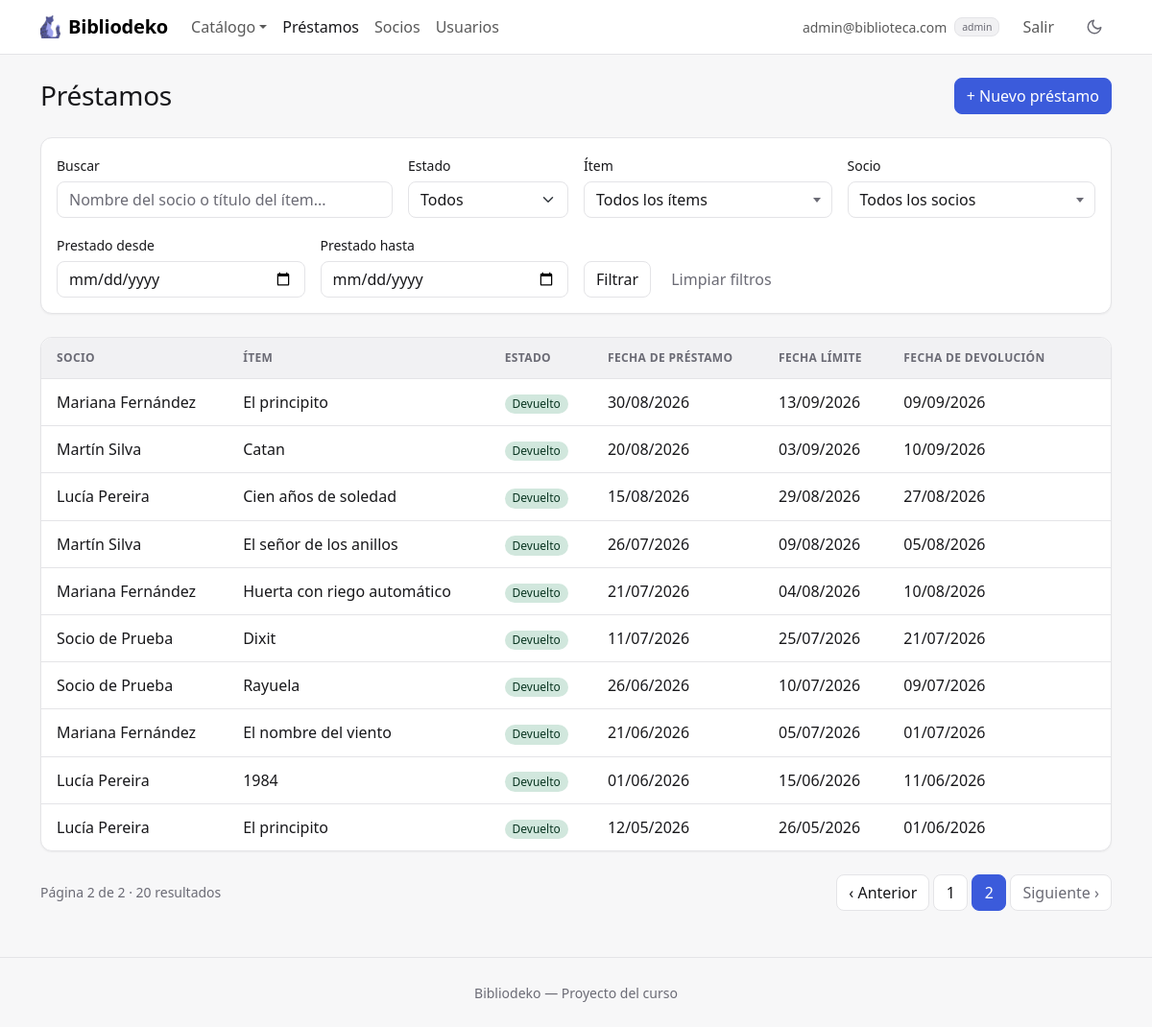
Page /index.php?accion=listarPrestamos&p=2 (signed in) on the committed database.
### tables this page shows
CREATE TABLE IF NOT EXISTS prestamos (
    id              INT AUTO_INCREMENT PRIMARY KEY,
    socio_id        INT  NOT NULL,
    item_id         INT  NOT NULL,
    fecha_prestamo  DATE NOT NULL,
    fecha_limite    DATE NOT NULL,
    fecha_devolucion DATE NULL,
    estado          ENUM('activo', 'devuelto') NOT NULL DEFAULT 'activo',
    FOREIGN KEY (socio_id) REFERENCES socios(id) ON DELETE RESTRICT,
    FOREIGN KEY (item_id) REFERENCES items(id) ON DELETE RESTRICT
);

CREATE TABLE IF NOT EXISTS socios (
    id          INT AUTO_INCREMENT PRIMARY KEY,
    usuario_id  INT NOT NULL UNIQUE,
    nombre      VARCHAR(100) NOT NULL,
    direccion   VARCHAR(255) NOT NULL,
    telefono    VARCHAR(20)  NOT NULL,
    foto        VARCHAR(100) NOT NULL DEFAULT 'avatar.png',
    FOREIGN KEY (usuario_id) REFERENCES usuarios(id) ON DELETE CASCADE
);

CREATE TABLE IF NOT EXISTS items (
    id        INT AUTO_INCREMENT PRIMARY KEY,
    tipo      ENUM('libro', 'juego', 'proyecto') NOT NULL DEFAULT 'libro',
    titulo    VARCHAR(150) NOT NULL,
    autor     VARCHAR(100) NOT NULL,
    categoria VARCHAR(50)  NULL,
    stock     INT UNSIGNED NOT NULL DEFAULT 1,
    imagen    VARCHAR(100) NOT NULL DEFAULT 'default.png'
);

### controllers/PrestamoController.php (called while the page is built, shortened)
<?php
require_once __DIR__ . '/../models/Prestamo.php';
require_once __DIR__ . '/../models/Socio.php';
function leerFiltrosPrestamos($datos) {
    $filtros = [
        'item_id'  => trim($datos['item_id'] ?? ''),
        'socio_id' => trim($datos['socio_id'] ?? ''),
        'estado'   => trim($datos['estado'] ?? ''),
        'desde'    => trim($datos['desde'] ?? ''),
        'hasta'    => trim($datos['hasta'] ?? ''),
        'q'        => trim($datos['q'] ?? ''),
    ];
    if (!ctype_digit($filtros['item_id'])) {
        $filtros['item_id'] = '';
    }
    if (!ctype_digit($filtros['socio_id'])) {
        $filtros['socio_id'] = '';
    }
    if (!in_array($filtros['estado'], Prestamo::FILTROS_ESTADO)) {
        $filtros['estado'] = '';
    }
    if (!fechaValida($filtros['desde'])) {
        $filtros['desde'] = '';
    }
    if (!fechaValida($filtros['hasta'])) {
        $filtros['hasta'] = '';
    }
    return $filtros;
}
function listarPrestamos() {
    global $pdo;
    $filtros = leerFiltrosPrestamos($_GET);
    $paginacion = ['pagina' => $_GET['p'] ?? 1, 'por_pagina' => 10];
    if (esAdmin()) {
        $resultado = Prestamo::listar($pdo, array_merge($filtros, $paginacion));
        $titulo = 'Préstamos';
    }
    $prestamos = $resultado['filas'];
    require __DIR__ . '/../views/prestamos/listar.php';
}

### helpers.php (called while the page is built, shortened)
<?php
function esAdmin() {
    return isset($_SESSION['usuario']) && $_SESSION['usuario']['rol'] === 'admin';
}
function calcularPaginacion($total, $pagina, $porPagina) {
    $paginas = max(1, (int) ceil($total / $porPagina));
    $pagina = min(max(1, (int) $pagina), $paginas);
    return ['pagina' => $pagina, 'paginas' => $paginas, 'desde' => ($pagina - 1) * $porPagina];
}
function formatoFecha($fecha) {
    return date('d/m/Y', strtotime($fecha));
}

### models/Prestamo.php (called while the page is built, shortened)
<?php
class Prestamo {
    private $fechaPrestamo;
    private $fechaLimite;
    private $fechaDevolucion;
    private $estado;
    private $socioNombre;
    private $itemTitulo;
    public function __construct($id, $fechaPrestamo, $fechaLimite, $fechaDevolucion, $estado, $socioNombre, $itemTitulo) {
        $this->fechaPrestamo = $fechaPrestamo;
        $this->fechaLimite = $fechaLimite;
        $this->fechaDevolucion = $fechaDevolucion;
        $this->estado = $estado;
        $this->socioNombre = $socioNombre;
        $this->itemTitulo = $itemTitulo;
    }
    public function getFechaPrestamo() { return $this->fechaPrestamo; }
    public function getFechaLimite() { return $this->fechaLimite; }
    public function getFechaDevolucion() { return $this->fechaDevolucion; }
    public function estaActivo() { return $this->estado === 'activo'; }
    public function estaVencido() { return $this->estaActivo() && $this->fechaLimite < date('Y-m-d'); }
    public function getSocioNombre() { return $this->socioNombre; }
    public function getItemTitulo() { return $this->itemTitulo; }
    public static function listar($pdo, $filtros = []) {
        $filtros = array_merge(
            ['item_id' => '', 'socio_id' => '', 'estado' => '', 'desde' => '', 'hasta' => '', 'q' => '',
             'pagina' => 1, 'por_pagina' => 0],
            $filtros
        );
        $parametros = [];
        $desdeDonde = '
            FROM prestamos p
            INNER JOIN socios s ON p.socio_id = s.id
            INNER JOIN items i ON p.item_id = i.id
        ';
        $stmt = $pdo->prepare('SELECT COUNT(*)' . $desdeDonde);
        $stmt->execute($parametros);
        $total = (int) $stmt->fetchColumn();
        $sql = '
            SELECT p.id, p.fecha_prestamo, p.fecha_limite, p.fecha_devolucion, p.estado,
                   s.nombre AS socio_nombre,
                   i.titulo AS item_titulo
        ' . $desdeDonde . ' ORDER BY p.estado, p.fecha_prestamo DESC';
        $pagina = 1;
        $paginas = 1;
        if ($filtros['por_pagina'] > 0) {
            $paginacion = calcularPaginacion($total, $filtros['pagina'], $filtros['por_pagina']);
            $pagina = $paginacion['pagina'];
            $paginas = $paginacion['paginas'];
            $sql .= ' LIMIT ' . (int) $filtros['por_pagina'] . ' OFFSET ' . $paginacion['desde'];
        }
        $stmt = $pdo->prepare($sql);
        $stmt->execute($parametros);
        $filas = $stmt->fetchAll();
        $prestamos = [];
        foreach ($filas as $f) {
            $prestamos[] = new Prestamo($f['id'], $f['fecha_prestamo'], $f['fecha_limite'], $f['fecha_devolucion'], $f['estado'], $f['socio_nombre'], $f['item_titulo']);
        }
        return ['filas' => $prestamos, 'total' => $total, 'pagina' => $pagina, 'paginas' => $paginas];
    }
}

### models/Socio.php (called while the page is built, shortened)
<?php
class Socio {
    public static function listar($pdo, $filtros = []) {
        $filtros = array_merge(['q' => '', 'pagina' => 1, 'por_pagina' => 0], $filtros);
        $parametros = [];
        $desdeDonde = ' FROM socios s INNER JOIN usuarios u ON s.usuario_id = u.id';
        $stmt = $pdo->prepare('SELECT COUNT(*)' . $desdeDonde);
        $stmt->execute($parametros);
        $total = (int) $stmt->fetchColumn();
        $sql = 'SELECT s.*, u.rol, u.email, u.pass' . $desdeDonde . ' ORDER BY s.nombre';
        $pagina = 1;
        $paginas = 1;
        $stmt = $pdo->prepare($sql);
        $stmt->execute($parametros);
        $filas = $stmt->fetchAll();
        $socios = [];
        foreach ($filas as $f) {
            $usuario = new Usuario($f['usuario_id'], $f['rol'], $f['email'], $f['pass']);
            $socios[] = new Socio($f['id'], $usuario, $f['nombre'], $f['direccion'], $f['telefono'], $f['foto']);
        }
        return ['filas' => $socios, 'total' => $total, 'pagina' => $pagina, 'paginas' => $paginas];
    }
}

### views/prestamos/listar.php (the view, shortened to what this page needs)
<?php require __DIR__ . '/../header.php'; ?>
<div class="encabezado">
  <h1 class="h3"><?= htmlspecialchars($titulo) ?></h1>
  <?php if (esAdmin()): ?>
    <a href="index.php?accion=formCrearPrestamo" class="btn btn-primary">+ Nuevo préstamo</a>
  <?php endif; ?>
</div>
<form method="GET" action="index.php" class="card mb-4">
  <div class="card-body">
    <div class="row g-3 align-items-end">
      <div class="col-md-4">
        <label class="form-label">Buscar</label>
        <input type="search" name="q" class="form-control"
          placeholder="<?= esAdmin() ? 'Nombre del socio o título del ítem...' : 'Título del ítem...' ?>"
          value="<?= htmlspecialchars($filtros['q']) ?>">
      </div>
      <div class="col-md-2">
        <label class="form-label">Estado</label>
        <select name="estado" class="form-select">
          <option value="">Todos</option>
        </select>
      </div>
      <div class="col-md-3">
        <label class="form-label">Ítem</label>
      </div>
      <?php if (esAdmin()): ?>
        <div class="col-md-3">
          <label class="form-label">Socio</label>
        </div>
      <?php endif; ?>
      <div class="col-6 col-md-3">
        <label class="form-label">Prestado desde</label>
        <input type="date" name="desde" class="form-control" value="<?= htmlspecialchars($filtros['desde']) ?>">
      </div>
      <div class="col-6 col-md-3">
        <label class="form-label">Prestado hasta</label>
        <input type="date" name="hasta" class="form-control" value="<?= htmlspecialchars($filtros['hasta']) ?>">
      </div>
      <div class="col-md-auto d-flex gap-2">
        <button class="btn btn-outline-secondary" type="submit">Filtrar</button>
        <a href="index.php?accion=listarPrestamos" class="btn btn-link">Limpiar filtros</a>
      </div>
    </div>
  </div>
</form>
<?php if (empty($prestamos)): ?>
  <div class="card estado-vacio">
    <p class="titulo">No hay préstamos para mostrar.</p>
    <p class="small mb-0">Si filtraste, probá con otros filtros.</p>
  </div>
<?php else: ?>
  <div class="card">
    <div class="table-responsive">
      <table class="table table-hover align-middle">
        <thead>
          <tr>
            <?php if (esAdmin()): ?><th>Socio</th><?php endif; ?>
            <th>Ítem</th>
            <th>Estado</th>
            <th>Fecha de préstamo</th>
            <th>Fecha límite</th>
            <th>Fecha de devolución</th>
            <?php if (esAdmin()): ?><th><span class="visually-hidden">Acciones</span></th><?php endif; ?>
          </tr>
        </thead>
        <tbody>
          <?php foreach ($prestamos as $p): ?>
            <tr class="<?= $p->estaActivo() ? '' : 'text-body-secondary' ?>">
              <?php if (esAdmin()): ?><td class="fw-medium"><?= htmlspecialchars($p->getSocioNombre()) ?></td><?php endif; ?>
              <td><?= htmlspecialchars($p->getItemTitulo()) ?></td>
              <td>
                <?php if ($p->estaVencido()): ?>
                  <span class="badge rounded-pill bg-danger-subtle text-danger-emphasis">Vencido</span>
                <?php elseif ($p->estaActivo()): ?>
                  <span class="badge rounded-pill bg-warning-subtle text-warning-emphasis">Activo</span>
                <?php else: ?>
                  <span class="badge rounded-pill bg-success-subtle text-success-emphasis">Devuelto</span>
                <?php endif; ?>
              </td>
              <td class="text-nowrap"><?= htmlspecialchars(formatoFecha($p->getFechaPrestamo())) ?></td>
              <td class="text-nowrap <?= $p->estaVencido() ? 'text-danger-emphasis fw-medium' : '' ?>"><?= htmlspecialchars(formatoFecha($p->getFechaLimite())) ?></td>
              <td class="text-nowrap"><?= htmlspecialchars(formatoFecha($p->getFechaDevolucion())) ?></td>
              <?php if (esAdmin()): ?>
                <td class="text-end">
                </td>
              <?php endif; ?>
            </tr>
          <?php endforeach; ?>
        </tbody>
      </table>
    </div>
  </div>
<?php endif; ?>
<?php require __DIR__ . '/../paginador.php'; ?>
<?php require __DIR__ . '/../footer.php'; ?>

### assets/css/estilo.css (style rules this page uses)
:root, [data-bs-theme="light"] { --acento-rgb: 59, 91, 219; --acento-hover-rgb: 47, 74, 192; --color-sobre-acento: #ffffff; --color-fondo: #f7f7f8; --color-superficie: #ffffff; --color-superficie-2: #f1f1f3; --color-texto: #18181b; --color-texto-suave: #6b6b75; --color-borde: #e4e4e7; --sombra: 0 1px 2px rgba(24, 24, 27, .05); --sombra-elevada: 0 8px 24px rgba(24, 24, 27, .08); }
:root { --fuente-base: system-ui, -apple-system, "Segoe UI", Roboto, "Helvetica Neue", Arial, sans-serif; --radio: .5rem; --radio-grande: .75rem; --alto-campo: 38px; --proporcion-portada: 3 / 4; }
:root, [data-bs-theme="light"], [data-bs-theme="dark"] { --color-acento: rgb(var(--acento-rgb)); --color-acento-hover: rgb(var(--acento-hover-rgb)); --color-acento-suave: rgba(var(--acento-rgb), .12); --bs-body-font-family: var(--fuente-base); --bs-body-bg: var(--color-superficie); --bs-body-color: var(--color-texto); --bs-emphasis-color: var(--color-texto); --bs-secondary-color: var(--color-texto-suave); --bs-secondary-bg: var(--color-superficie-2); --bs-tertiary-bg: var(--color-superficie-2); --bs-border-color: var(--color-borde); --bs-border-radius: var(--radio); --bs-border-radius-lg: var(--radio-grande); --bs-primary-rgb: var(--acento-rgb); --bs-link-color-rgb: var(--acento-rgb); --bs-link-hover-color-rgb: var(--acento-hover-rgb); --bs-focus-ring-color: rgba(var(--acento-rgb), .25); }
body { background-color: var(--color-fondo); -webkit-font-smoothing: antialiased; }
h1, h2, h3, h4, h5, h6 { font-weight: 600; letter-spacing: -.01em; }
a { text-decoration: none; }
.encabezado { display: flex; flex-wrap: wrap; justify-content: space-between; align-items: center; gap: .75rem; margin-bottom: 1.5rem; }
.encabezado h1 { margin-bottom: 0; }
.btn { font-weight: 500; }
.btn-primary { --bs-btn-color: var(--color-sobre-acento); --bs-btn-bg: var(--color-acento); --bs-btn-border-color: var(--color-acento); --bs-btn-hover-color: var(--color-sobre-acento); --bs-btn-hover-bg: var(--color-acento-hover); --bs-btn-hover-border-color: var(--color-acento-hover); --bs-btn-active-color: var(--color-sobre-acento); --bs-btn-active-bg: var(--color-acento-hover); --bs-btn-active-border-color: var(--color-acento-hover); --bs-btn-disabled-bg: var(--color-acento); --bs-btn-disabled-border-color: var(--color-acento); --bs-btn-focus-shadow-rgb: var(--acento-rgb); }
.btn-outline-secondary { --bs-btn-color: var(--color-texto); --bs-btn-border-color: var(--color-borde); --bs-btn-hover-color: var(--color-texto); --bs-btn-hover-bg: var(--color-superficie-2); --bs-btn-hover-border-color: var(--color-borde); --bs-btn-active-color: var(--color-texto); --bs-btn-active-bg: var(--color-superficie-2); --bs-btn-active-border-color: var(--color-borde); background-color: var(--color-superficie); }
.btn-link { --bs-btn-color: var(--color-texto-suave); --bs-btn-hover-color: var(--color-texto); --bs-btn-active-color: var(--color-texto); text-decoration: none; }
.form-label { font-weight: 500; font-size: .875rem; margin-bottom: .375rem; }
.card { --bs-card-bg: var(--color-superficie); --bs-card-border-color: var(--color-borde); --bs-card-border-radius: var(--radio-grande); --bs-card-inner-border-radius: calc(var(--radio-grande) - 1px); --bs-card-cap-bg: transparent; box-shadow: var(--sombra); }
.badge { font-weight: 500; }
.table { --bs-table-bg: transparent; --bs-table-hover-bg: var(--color-superficie-2); --bs-table-border-color: var(--color-borde); margin-bottom: 0; }
.table > thead th { background-color: var(--color-superficie-2); color: var(--color-texto-suave); font-size: .75rem; font-weight: 600; letter-spacing: .03em; text-transform: uppercase; white-space: nowrap; }
.table > :not(caption) > * > * { padding: .75rem 1rem; }
.table > tbody > tr:last-child > * { border-bottom: 0; }
.card > .table-responsive { border-radius: inherit; position: relative; }

### rows in the picture
prestamos: socio.nombre "Mariana Fernández", item.titulo "El principito", estado "Devuelto", fecha_prestamo "30/08/2026", fecha_limite "13/09/2026", fecha_devolucion "09/09/2026"
prestamos: socio.nombre "Martín Silva", item.titulo "Catan", estado "Devuelto", fecha_prestamo "20/08/2026", fecha_limite "03/09/2026", fecha_devolucion "10/09/2026"
prestamos: socio.nombre "Lucía Pereira", item.titulo "Cien años de soledad", estado "Devuelto", fecha_prestamo "15/08/2026", fecha_limite "29/08/2026", fecha_devolucion "27/08/2026"
prestamos: socio.nombre "Martín Silva", item.titulo "El señor de los anillos", estado "Devuelto", fecha_prestamo "26/07/2026", fecha_limite "09/08/2026", fecha_devolucion "05/08/2026"
prestamos: socio.nombre "Mariana Fernández", item.titulo "Huerta con riego automático", estado "Devuelto", fecha_prestamo "21/07/2026", fecha_limite "04/08/2026", fecha_devolucion "10/08/2026"
prestamos: socio.nombre "Socio de Prueba", item.titulo "Dixit", estado "Devuelto", fecha_prestamo "11/07/2026", fecha_limite "25/07/2026", fecha_devolucion "21/07/2026"
prestamos: socio.nombre "Socio de Prueba", item.titulo "Rayuela", estado "Devuelto", fecha_prestamo "26/06/2026", fecha_limite "10/07/2026", fecha_devolucion "09/07/2026"
prestamos: socio.nombre "Mariana Fernández", item.titulo "El nombre del viento", estado "Devuelto", fecha_prestamo "21/06/2026", fecha_limite "05/07/2026", fecha_devolucion "01/07/2026"
prestamos: socio.nombre "Lucía Pereira", item.titulo "1984", estado "Devuelto", fecha_prestamo "01/06/2026", fecha_limite "15/06/2026", fecha_devolucion "11/06/2026"
prestamos: socio.nombre "Lucía Pereira", item.titulo "El principito", estado "Devuelto", fecha_prestamo "12/05/2026", fecha_limite "26/05/2026", fecha_devolucion "01/06/2026"

### other values in the picture
$_SESSION['usuario']['email'] "admin@biblioteca.com"
$_SESSION['usuario']['rol'] "admin"
$titulo "Préstamos"
$pagina "2"
$paginas "2"
$resultado['total'] "20"
